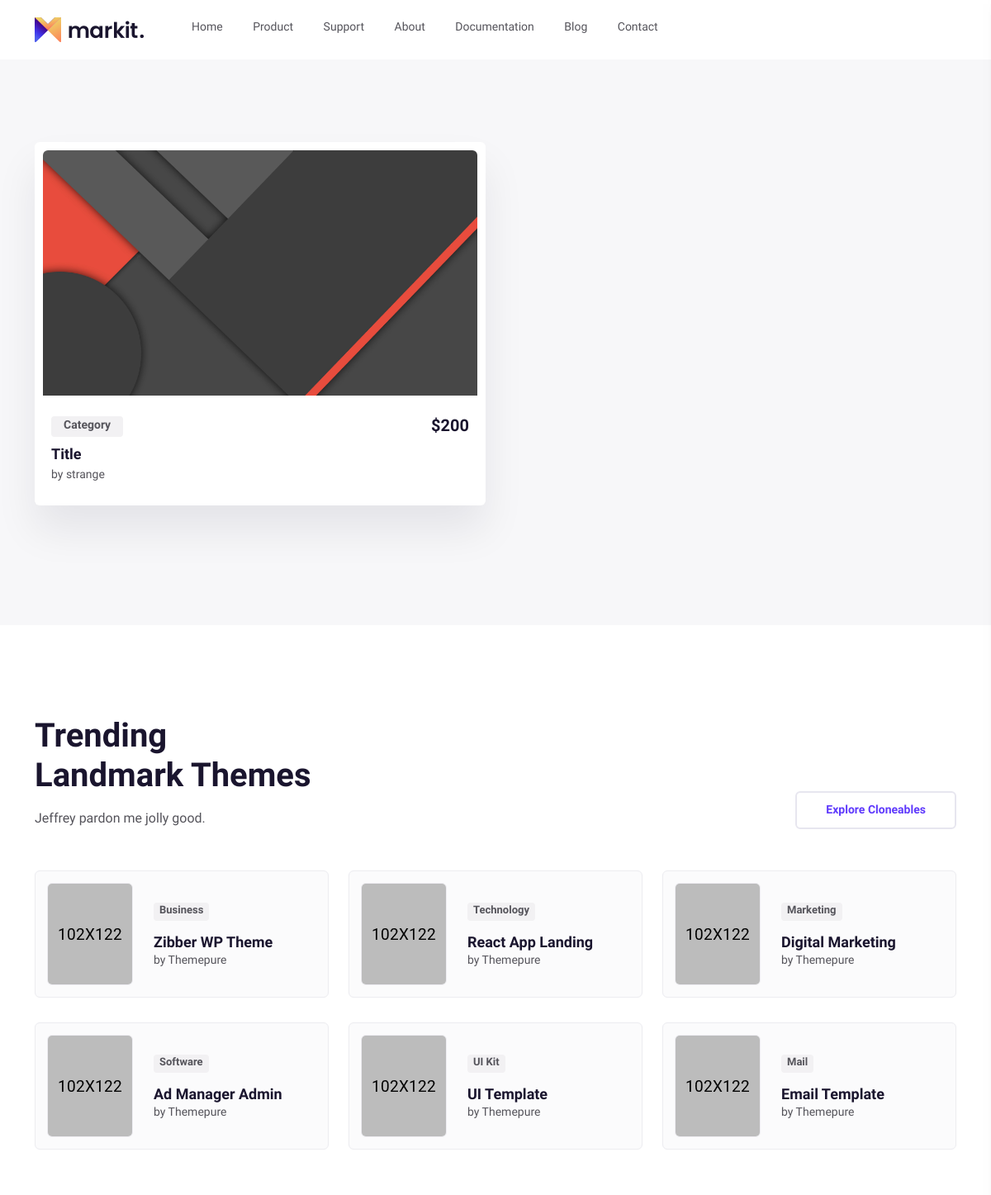
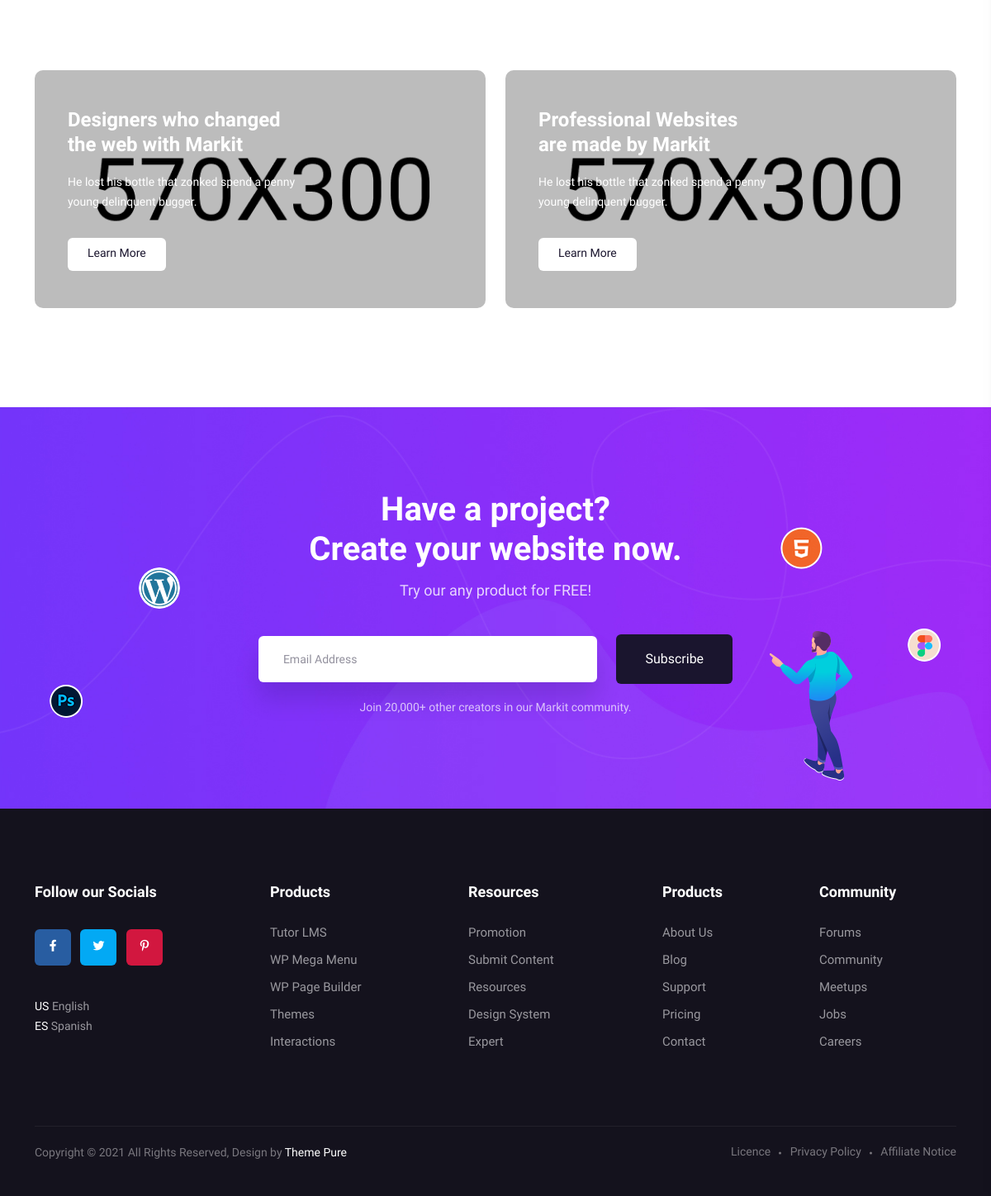
The app's page /product/ with its own data (2 pictures, top to bottom).
### app/models.py (models this page shows, shortened)
class Card(models.Model):
    title = models.CharField(max_length=255)
    slug = models.SlugField(max_length=255, unique=True)
    description = models.TextField()
    image = models.ImageField(upload_to='images/')
    price = models.IntegerField(default=0)
    discount = models.IntegerField(default=0)
    is_active = models.BooleanField(default=True)
    created_at = models.DateTimeField(auto_now_add=True)
    updated_at = models.DateTimeField(auto_now=True)
    category = models.ForeignKey('Category', on_delete=models.CASCADE)
    author = models.ForeignKey('Author', on_delete=models.CharField)
    class Meta:
        ordering = ['-id']
        verbose_name = 'card'
        verbose_name_plural = 'cards'

class Category(models.Model):
    name = models.CharField(max_length=100)
    def __str__(self):
        return self.name
    class Meta:
        verbose_name_plural = 'Categories'

class Author(models.Model):
    name = models.CharField(max_length=100)
    email = models.EmailField(default='', blank=False)
    some = models.CharField(max_length=100)
    phone = models.CharField(max_length=100)
    address = models.CharField(default='', max_length=100)
    user_image = models.ImageField(upload_to='author_images', blank=True)
    joined_date = models.DateTimeField(auto_now_add=True)
    updated_date = models.DateTimeField( auto_now_add=True)
    username = models.CharField(max_length=100)
    def __str__(self):
        return self.name
    class Meta:
        verbose_name_plural = 'Authors'

### app/views.py (the view)
# urls.py: path('product/', views.product, name='product'),
def product(request):
    cards = Card.objects.all()
    context = {
        'cards': cards
    }
    return render(request, 'product.html', context)

### templates/product.html (shortened to what this page needs)
{% extends 'base/base.html' %} {% block content %}
<main>
  <div class="bg-shape">
  </div>
  <section class="product__area po-rel-z1 pt-100 pb-115 grey-bg">
    <div class="container">
      <div class="row">
        {% for card in cards %}
          <div class="col-xxl-6 col-xl-6 col-lg-6 col-md-6">
            <div
              class="product__item white-bg mb-30 wow fadeInUp"
              data-wow-delay="1.5s"
            >
              <div class="product__thumb">
                <div class="product__thumb-inner fix w-img">
                  <a href="{% url 'app:product_detail' card.slug %}">
                    <img src="{{ card.image.url }}" alt="" />
                  </a>
                </div>
              </div>
              <div class="product__content">
                <div
                  class="product__meta mb-10 d-flex justify-content-between align-items-center"
                >
                  <div class="product__tag">
                    <a href="/static/#">{{ card.category }}</a>
                  </div>
                  <div class="product__price">
                    <span>${{ card.price }}</span>
                  </div>
                </div>
                <h3 class="product__title">
                  <a href="/static/product-details.html">{{ card.title }}</a>
                </h3>
                <p class="product__author">
                  by <a href="/static/#">{{ card.author }}</a>
                </p>
              </div>
            </div>
          </div>
        {% endfor %}
      </div>
    </div>
  </section>
  <section class="trending__area pt-110 pb-110">
    <div class="container">
      <div class="row align-items-end">
        <div class="col-xxl-6 col-xl-6 col-lg col-md-8">
          <div class="section__title-wrapper mb-50">
            <h2 class="section__title">
              Trending <br />
              Landmark Themes
            </h2>
            <p>Jeffrey pardon me jolly good.</p>
          </div>
        </div>
        <div class="col-xxl-6 col-xl-6 col-lg col-md-4">
          <div class="trending__more d-flex justify-content-md-end mb-50">
            <a href="/static/product.html" class="m-btn m-btn-border"
              >Explore Cloneables</a
            >
          </div>
        </div>
      </div>
      <div class="row">
        <div class="col-xxl-4 col-xl-4 col-lg-6 col-md-6">
          <div
            class="trending__item trending__item-2 d-sm-flex align-items-center transition-3 mb-30 wow fadeInUp"
            data-wow-delay=".3s"
          >
            <div class="trending__thumb mr-25">
              <div class="trending__thumb-inner fix">
                <a href="/static/product-details.html">
                  <img src="/static/assets/img/trending/tren-1.jpg" alt="" />
                </a>
              </div>
            </div>
            <div class="trending__content">
              <div class="trending__tag trending__tag-2">
                <a href="/static/#">Business</a>
              </div>
              <h3 class="trending__title trending__title-2">
                <a href="/static/product-details.html">Zibber WP Theme</a>
              </h3>
              <div class="trending__author">
                <p>by <a href="/static/#">Themepure</a></p>
              </div>
            </div>
          </div>
        </div>
        <div class="col-xxl-4 col-xl-4 col-lg-6 col-md-6">
          <div
            class="trending__item trending__item-2 d-sm-flex align-items-center transition-3 mb-30 wow fadeInUp"
            data-wow-delay=".3s"
          >
            <div class="trending__thumb mr-25">
              <div class="trending__thumb-inner fix">
                <a href="/static/product-details.html">
                  <img src="/static/assets/img/trending/tren-2.jpg" alt="" />
                </a>
              </div>
            </div>
            <div class="trending__content">
              <div class="trending__tag trending__tag-2">
                <a href="/static/#">Technology</a>
              </div>
              <h3 class="trending__title trending__title-2">
                <a href="/static/product-details.html">React App Landing</a>
              </h3>
              <div class="trending__author">
                <p>by <a href="/static/#">Themepure</a></p>
              </div>
            </div>
          </div>
        </div>
        <div class="col-xxl-4 col-xl-4 col-lg-6 col-md-6">
          <div
            class="trending__item trending__item-2 d-sm-flex align-items-center transition-3 mb-30 wow fadeInUp"
            data-wow-delay=".3s"
          >
            <div class="trending__thumb mr-25">
              <div class="trending__thumb-inner fix">
                <a href="/static/product-details.html">
                  <img src="/static/assets/img/trending/tren-3.jpg" alt="" />
                </a>
              </div>
            </div>
            <div class="trending__content">
              <div class="trending__tag trending__tag-2">
                <a href="/static/#">Marketing</a>
              </div>
              <h3 class="trending__title trending__title-2">
                <a href="/static/product-details.html">Digital Marketing</a>
              </h3>
              <div class="trending__author">
                <p>by <a href="/static/#">Themepure</a></p>
              </div>
            </div>
          </div>
        </div>
        <div class="col-xxl-4 col-xl-4 col-lg-6 col-md-6">
          <div
            class="trending__item trending__item-2 d-sm-flex align-items-center transition-3 mb-30 wow fadeInUp"
            data-wow-delay=".3s"
          >
            <div class="trending__thumb mr-25">
              <div class="trending__thumb-inner fix">
                <a href="/static/product-details.html">
                  <img src="/static/assets/img/trending/tren-4.jpg" alt="" />
                </a>
              </div>
            </div>
            <div class="trending__content">
              <div class="trending__tag trending__tag-2">
                <a href="/static/#">Software</a>
              </div>
              <h3 class="trending__title trending__title-2">
                <a href="/static/product-details.html">Ad Manager Admin</a>
              </h3>
              <div class="trending__author">
                <p>by <a href="/static/#">Themepure</a></p>
              </div>
            </div>
          </div>
        </div>
        <div class="col-xxl-4 col-xl-4 col-lg-6 col-md-6">
          <div
            class="trending__item trending__item-2 d-sm-flex align-items-center transition-3 mb-30 wow fadeInUp"
            data-wow-delay=".3s"
          >
            <div class="trending__thumb mr-25">
              <div class="trending__thumb-inner fix">
                <a href="/static/product-details.html">
                  <img src="/static/assets/img/trending/tren-5.jpg" alt="" />
                </a>
              </div>
            </div>
            <div class="trending__content">
              <div class="trending__tag trending__tag-2">
                <a href="/static/#">UI Kit</a>
              </div>
              <h3 class="trending__title trending__title-2">
                <a href="/static/product-details.html">UI Template</a>
              </h3>
              <div class="trending__author">
                <p>by <a href="/static/#">Themepure</a></p>
              </div>
            </div>
          </div>
        </div>
        <div class="col-xxl-4 col-xl-4 col-lg-6 col-md-6">
          <div
            class="trending__item trending__item-2 d-sm-flex align-items-center transition-3 mb-30 wow fadeInUp"
            data-wow-delay=".3s"
          >
            <div class="trending__thumb mr-25">
              <div class="trending__thumb-inner fix">
                <a href="/static/product-details.html">
                  <img src="/static/assets/img/trending/tren-6.jpg" alt="" />
                </a>
              </div>
            </div>
            <div class="trending__content">
              <div class="trending__tag trending__tag-2">
                <a href="/static/#">Mail</a>
              </div>
              <h3 class="trending__title trending__title-2">
                <a href="/static/product-details.html">Email Template</a>
              </h3>
              <div class="trending__author">
                <p>by <a href="/static/#">Themepure</a></p>
              </div>
            </div>
          </div>
        </div>
      </div>
    </div>
  </section>
  <section class="banner__area pb-90">
    <div class="container">
      <div class="row">
        <div class="col-xxl-6 col-xl-6 col-md-6">
          <div
            class="banner__item mb-30 wow fadeInUp"
            data-wow-delay=".3s"
            data-background="assets/img/banner/banner-1.jpg"
          >
            <h3 class="banner__title">
              Designers who changed the web with Markit
            </h3>
            <p>
              He lost his bottle that zonked spend a penny young delinquent
              bugger.
            </p>
            <a href="/static/about.html" class="m-btn m-btn-white banner__more">
               Learn More</a
            >
          </div>
        </div>
        <div class="col-xxl-6 col-xl-6 col-md-6">
          <div
            class="banner__item mb-30 wow fadeInUp"
            data-wow-delay=".7s"
            data-background="assets/img/banner/banner-2.jpg"
          >
            <h3 class="banner__title">
              Professional Websites are made by Markit
            </h3>
            <p>
              He lost his bottle that zonked spend a penny young delinquent
              bugger.
            </p>
            <a href="/static/about.html" class="m-btn m-btn-white banner__more">
               Learn More</a
            >
          </div>
        </div>
      </div>
    </div>
  </section>
  <section
    class="subscribe__area p-relative pt-100 pb-110"
    data-background="assets/img/bg/subscribe-bg.jpg"
  >
    <div class="subscribe__icon">
      <img class="ps" src="/static/assets/img/icon/subscribe/ps.png" alt="" />
      <img class="wp" src="/static/assets/img/icon/subscribe/wp.png" alt="" />
      <img
        class="html"
        src="/static/assets/img/icon/subscribe/html.png"
        alt=""
      />
      <img class="f" src="/static/assets/img/icon/subscribe/f.png" alt="" />
      <img class="man" src="/static/assets/img/icon/subscribe/man.png" alt="" />
    </div>
    <div class="container">
      <div class="row">
        <div class="col-xxl-12">
          <div
            class="subscribe__content text-center wow fadeInUp"
            data-wow-delay=".3s"
          >
            <h3 class="subscribe__title">
              Have a project? <br />
              Create your website now.
            </h3>
            <p>Try our any product for FREE!</p>
            <div class="subscribe__form wow fadeInUp" data-wow-delay=".5s">
              <form action="#">
                <input type="email" placeholder="Email Address" />
                <button type="submit" class="m-btn m-btn-black">
                   subscribe
                </button>
              </form>
              <p>Join 20,000+ other creators in our Markit community.</p>
            </div>
          </div>
        </div>
      </div>
    </div>
  </section>
</main>
{% endblock %}

### staticfiles/assets/css/default.css (style rules this page uses)
.mb-10 { margin-bottom:10px }
.mb-30 { margin-bottom:30px }
.mb-50 { margin-bottom:50px }
.mr-25 { margin-right:25px }
.pt-100 { padding-top:100px }
.pt-110 { padding-top:110px }
.pb-90 { padding-bottom:90px }
.pb-110 { padding-bottom:110px }
.pb-115 { padding-bottom:115px }

### records on screen
Card: image (picture), category "Category", price "200", title "Title", author "strange"
